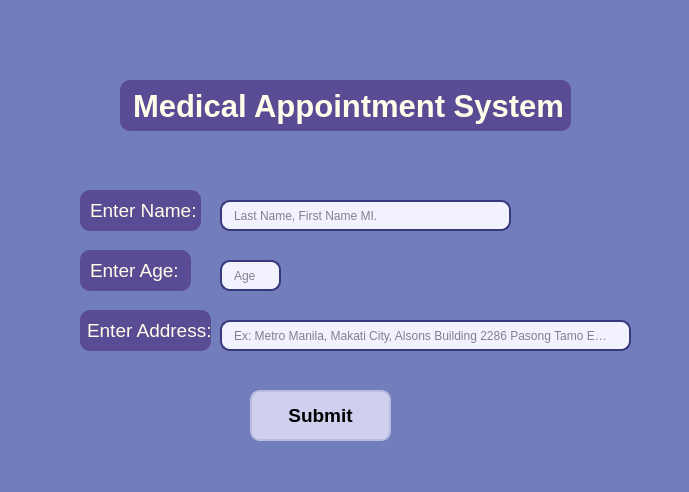
<?xml version="1.0" encoding="UTF-8"?>
<ui version="4.0">
 <class>Dialog</class>
 <widget class="QDialog" name="Dialog">
  <property name="geometry">
   <rect>
    <x>0</x>
    <y>0</y>
    <width>689</width>
    <height>492</height>
   </rect>
  </property>
  <property name="windowTitle">
   <string>Dialog</string>
  </property>
  <property name="styleSheet">
   <string notr="true">QDialog{
	background-color: rgb(114, 125, 188);
}</string>
  </property>
  <widget class="QLineEdit" name="userAddress">
   <property name="geometry">
    <rect>
     <x>220</x>
     <y>320</y>
     <width>411</width>
     <height>31</height>
    </rect>
   </property>
   <property name="styleSheet">
    <string notr="true">QLineEdit{
border: 2px solid rgb(55, 57, 124);
border-radius: 10px;
color: rgb(14, 15, 21);
padding-left: 10px;
padding-right: 20px;
background-color: rgb(242, 242, 255);
}</string>
   </property>
   <property name="placeholderText">
    <string>Ex: Metro Manila, Makati City, Alsons Building 2286 Pasong Tamo Ext.</string>
   </property>
  </widget>
  <widget class="QPushButton" name="submitButton1">
   <property name="geometry">
    <rect>
     <x>250</x>
     <y>390</y>
     <width>141</width>
     <height>51</height>
    </rect>
   </property>
   <property name="font">
    <font>
     <pointsize>14</pointsize>
     <bold>true</bold>
    </font>
   </property>
   <property name="styleSheet">
    <string notr="true">QPushButton{
border: 2px solid rgb(185, 188, 223);
border-radius: 10px;
background-color: rgb(206, 208, 238);
}
QPushButton:hover {
background-color: rgb(218, 220, 252);
}
QPushButton:pressed {
background-color: rgb(193, 194, 238)
}</string>
   </property>
   <property name="text">
    <string>Submit</string>
   </property>
  </widget>
  <widget class="QLabel" name="AppointmentLabel">
   <property name="geometry">
    <rect>
     <x>120</x>
     <y>80</y>
     <width>451</width>
     <height>51</height>
    </rect>
   </property>
   <property name="font">
    <font>
     <pointsize>23</pointsize>
     <bold>true</bold>
    </font>
   </property>
   <property name="styleSheet">
    <string notr="true">QLabel {
color: rgb(255, 254, 234);
background-color: rgb(90, 76, 148);
border-radius: 10px;
padding-left: 5px;
}</string>
   </property>
   <property name="text">
    <string>Medical Appointment System</string>
   </property>
  </widget>
  <widget class="QLabel" name="EnterNameLabel">
   <property name="geometry">
    <rect>
     <x>80</x>
     <y>190</y>
     <width>121</width>
     <height>41</height>
    </rect>
   </property>
   <property name="font">
    <font>
     <pointsize>14</pointsize>
    </font>
   </property>
   <property name="styleSheet">
    <string notr="true">QLabel {
color: rgb(255, 254, 234);
background-color: rgb(90, 76, 148);
border-radius: 10px;
padding-left: 5px;
}</string>
   </property>
   <property name="text">
    <string>Enter Name:</string>
   </property>
  </widget>
  <widget class="QLineEdit" name="userAge">
   <property name="geometry">
    <rect>
     <x>220</x>
     <y>260</y>
     <width>61</width>
     <height>31</height>
    </rect>
   </property>
   <property name="styleSheet">
    <string notr="true">QLineEdit{
border: 2px solid rgb(55, 57, 124);
border-radius: 10px;
color: rgb(14, 15, 21);
padding-left: 10px;
padding-right: 20px;
background-color: rgb(242, 242, 255);
}</string>
   </property>
   <property name="placeholderText">
    <string>Age</string>
   </property>
  </widget>
  <widget class="QLabel" name="EnterAgeLabel">
   <property name="geometry">
    <rect>
     <x>80</x>
     <y>250</y>
     <width>111</width>
     <height>41</height>
    </rect>
   </property>
   <property name="font">
    <font>
     <pointsize>14</pointsize>
    </font>
   </property>
   <property name="styleSheet">
    <string notr="true">QLabel {
color: rgb(255, 254, 234);
background-color: rgb(90, 76, 148);
border-radius: 10px;
padding-left: 5px;
}</string>
   </property>
   <property name="text">
    <string>Enter Age:</string>
   </property>
  </widget>
  <widget class="QLabel" name="EnterAddressLabel">
   <property name="geometry">
    <rect>
     <x>80</x>
     <y>310</y>
     <width>131</width>
     <height>41</height>
    </rect>
   </property>
   <property name="font">
    <font>
     <pointsize>14</pointsize>
    </font>
   </property>
   <property name="styleSheet">
    <string notr="true">QLabel {
color: rgb(255, 254, 234);
background-color: rgb(90, 76, 148);
border-radius: 10px;
padding-left: 2px;
}</string>
   </property>
   <property name="text">
    <string>Enter Address:</string>
   </property>
  </widget>
  <widget class="QLineEdit" name="userName">
   <property name="geometry">
    <rect>
     <x>220</x>
     <y>200</y>
     <width>291</width>
     <height>31</height>
    </rect>
   </property>
   <property name="styleSheet">
    <string notr="true">QLineEdit{
border: 2px solid rgb(55, 57, 124);
border-radius: 10px;
color: rgb(14, 15, 21);
padding-left: 10px;
padding-right: 20px;
background-color: rgb(242, 242, 255);
}</string>
   </property>
   <property name="placeholderText">
    <string>Last Name, First Name MI.</string>
   </property>
  </widget>
 </widget>
 <resources/>
 <connections/>
</ui>
